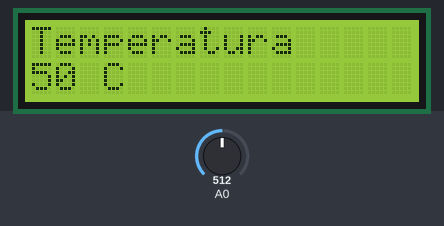
Recording of a sketch running on a simulated Arduino Uno, built with avr-gcc and run on an emulated ATmega328P. Shown: 16×2 character LCD. Inputs (shaded band) come from the test bench; at power-on: A0 = 512. What the sketch prints to the serial monitor is not drawn.

Above: at 3.2 s.
3.3 s: A0 set to 0
At 4.0 s:
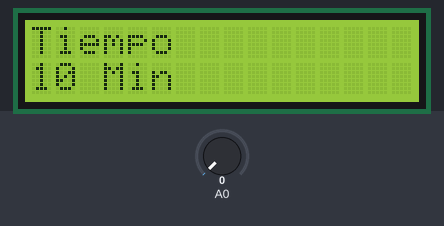
4.8 s: A0 set to 120
At 5.1 s:
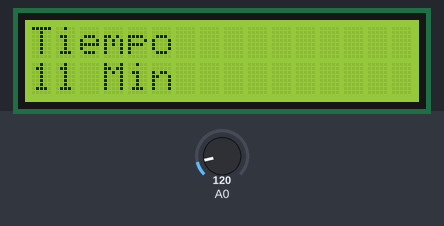
6.3 s: A0 set to 0
At 7.4 s:
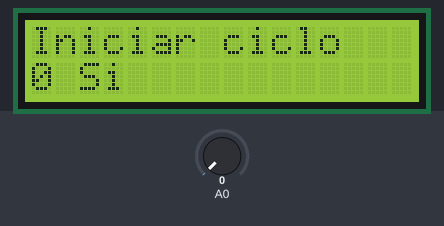
Timing chart, 0 to 9.3 s (numbered marks = the images above; inputs shaded):
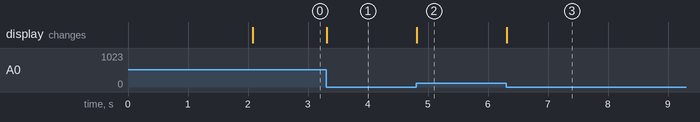

Measured:
- after the input at 3.3 s, the display: changes at once (image 1)
- after the input at 4.8 s, the display: changes at once (image 2)
- after the input at 6.3 s, the display: changes at once (image 3)

The sketch:

Menu_3.ino
```cpp
#include <LiquidCrystal.h>
const int pin_RS = 8;
const int pin_EN = 9;
const int pin_d4 = 4;
const int pin_d5 = 5;
const int pin_d6 = 6;
const int pin_d7 = 7;
const int pin_BL = 10;
LiquidCrystal lcd( pin_RS,  pin_EN,  pin_d4,  pin_d5,  pin_d6,  pin_d7);

//Input & Button Logic
const int numOfInputs = 1;
const int inputPins[numOfInputs] = {0};
int inputState[numOfInputs];
int lastInputState[numOfInputs] = {0};
bool inputFlags[numOfInputs] = {LOW};
long lastDebounceTime[numOfInputs] = {0};
long debounceDelay = 5;

//LCD Menu Logic
const int numOfScreens = 4;
int currentScreen = 0;
String screens[numOfScreens][2] = {{"Temperatura","C"}, {"Tiempo", "Min"},
{"Iniciar ciclo","Si"},{"Uso manual","Si"}};
int parameters[numOfScreens] = { 50, 10, 0, 0} ;//{Temperatura,tiempo,ciclo auto,ciclo manual};

void setup() {
  /*for(int i = 0; i < numOfInputs; i++) {
    pinMode(inputPins[i], INPUT);
    digitalWrite(inputPins[i], HIGH); // pull-up 20k
  }*/
  Serial.begin(9600);
  lcd.begin(16, 2);
  lcd.setCursor(0,0);
  lcd.print("Lavadora 1.0");
  lcd.setCursor(0,2);
  lcd.print("Meca-nica power");
  delay(2000);
}

void loop() {
  setInputFlags();
  resolveInputFlags();
}

void setInputFlags() {
  for(int i = 0; i < numOfInputs; i++) {
    int reading = analogRead(inputPins[i]);
    if (reading != lastInputState[i]) {
      lastDebounceTime[i] = millis();
    }
    if ((millis() - lastDebounceTime[i]) > debounceDelay) {
      if (reading != inputState[i]) {
        inputState[i] = reading;
        inputFlags[i] = HIGH;
      }
    }
    lastInputState[i] = reading;
  }
}

void resolveInputFlags() {
  for(int i = 0; i < numOfInputs; i++) {
    if(inputFlags[i] == HIGH) {
      inputAction(lastInputState[i]);
      inputFlags[i] = LOW;
      printScreen();
    }
  }
}

void inputAction(int input) {
  Serial.print(input);
  Serial.print("\n");
  if(input == 478) {
    if (currentScreen == 0) {
      currentScreen = numOfScreens-1;
    }else{
      currentScreen--;
    }
  }else if(input == 0) {
    if (currentScreen == numOfScreens-1) {
      currentScreen = 0;
    }else{
      currentScreen++;
    }
  }else if(input > 110 && input < 150)/*130*/ {
    parameterChange(0);
  }else if(input > 285 && input < 325)/*305*/ {
    parameterChange(1);
  }
}

void parameterChange(int key) {
  if(key == 0) {
    parameters[currentScreen]++;
  }else if(key == 1) {
    parameters[currentScreen]--;
  }
}

void printScreen() {
  lcd.clear();
  lcd.print(screens[currentScreen][0]);
  lcd.setCursor(0,1);
  lcd.print(parameters[currentScreen]);
  lcd.print(" ");
  lcd.print(screens[currentScreen][1]);
}
```
